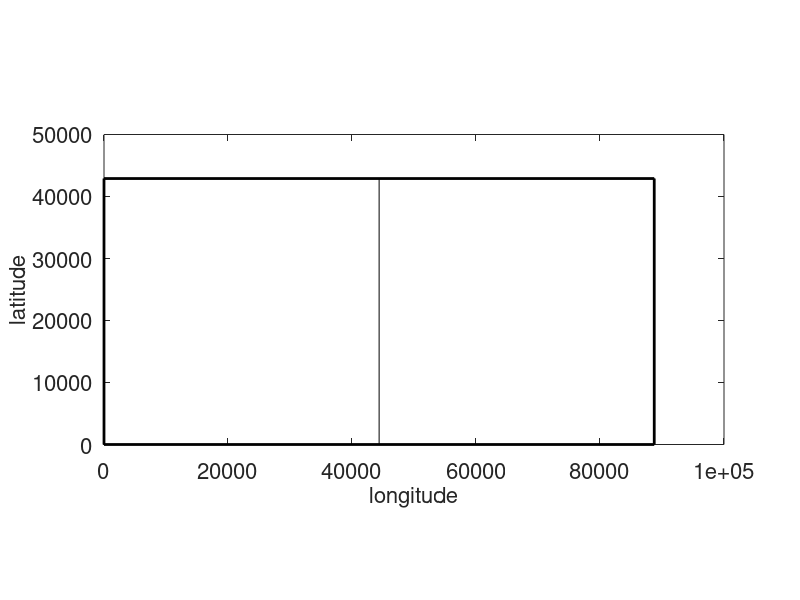

Write the MATLAB code that produced this figure.
function daspect_brick()
clf


ax = -112.36171859;
bx = -111.25911794;
ay = 43.59190493;
by = 43.97790751;

% Meter's
d1 = compute_distances([ax bx],[ay,ay]);
d2 = compute_distances([ax,ax],[ay,by]);

fprintf('%20s %12.4f\n','Horizontal distance',d1/1e3);
fprintf('%20s %12.4f\n','Vertical distance',d2/1e3);
fprintf('\n\n');

use_distance = true;
if (use_distance)
    ax = 0;
    bx = d1;
    ay = 0;
    by = d2;
end


plot([ax bx bx ax ax],[ay ay by by ay],'k','linewidth',2);
hold on;
daspect([1 1 1]);

% Aspect ratio : 2.85645927 (actual) vs. 2.8421052631578947 (approx)
mi = 2;
mj = 1;

xe = linspace(ax,bx,mi+1);
ye = linspace(ay,by,mj+1);


for i = 1:(mi+1)
    plot([xe(i) xe(i)],[ay by],'k');
end

for j = 1:(mj+1)
    plot([ax,bx],[ye(j) ye(j)],'k');
end

set(gca,'fontsize',16);
xlabel('longitude','fontsize',16);
ylabel('latitude','fontsize',16);

% GeoClaw finegrid resolution : 
R = [1,2,4,4,4];
r = 1;
mx = 64;
my = 32;
dx = (bx-ax)/mx;
dy = (by-ay)/my;
fprintf('%7s %16s %16s %8s %8s\n','level','dx','dy','mx','my');
fprintf('%s\n',char(double('-')*ones(1,59)));
for i = 1:length(R)    
    dx = dx/R(i);
    dy = dy/R(i);
    mx = mx*R(i);
    my = my*R(i);
    if (use_distance)
        fprintf('%7d %16.2f %16.2f %8d %8d\n',i,dx,dy,mx,my);
    else
        fprintf('%7d %16.4e %16.4e %8d %8d\n',i,dx,dy,mx,my);
    end
end
fprintf('%s\n',char(double('-')*ones(1,59)));
fprintf('\n');

% ForestClaw
minlevel = 0;
maxlevel = 10;
mx0 = 16;
mx = mi*mx0*2^minlevel;
my = mj*mx0*2^minlevel;
dx = (bx-ax)/mx;
dy = (by-ay)/my;
fprintf('%7s %16s %16s %8s %8s\n','level','dx','dy','mx','my');
fprintf('%s\n',char(double('-')*ones(1,59)));
for l = minlevel:maxlevel    
    if (use_distance)
        fprintf('%7d %16.2f %16.2f %8d %8d\n',l,dx,dy,mx,my);
    else
        fprintf('%7d %16.4e %16.4e %8d %8d\n',l,dx,dy,mx,my);
    end
    dx = dx/2;
    dy = dy/2;
    mx = mx*2;
    my = my*2;
end
fprintf('%s\n',char(double('-')*ones(1,59)));

shg

end

function d = compute_distances(lon,lat)

% lon = [ax bx bx ax ax];
% lat = [ay ay by by ay];

fprintf('\n');
for i = 1:1,
    lat1 = lat(i);
    lat2 = lat(i+1);
    lon1 = lon(i);
    lon2 = lon(i+1);
    
    dlon = lon2-lon1;
    dlat = lat1-lat2;
    
    R = 6367.5e3;
    a = (sind(dlat/2))^2 + cosd(lat1) * cosd(lat2) * (sind(dlon/2))^2 ;
    c = 2 * atan2( sqrt(a), sqrt(1-a) ) ;
    d = R * c;
%     fprintf('%10s %d : %8.0f\n','Distance',i,d);
end


end
